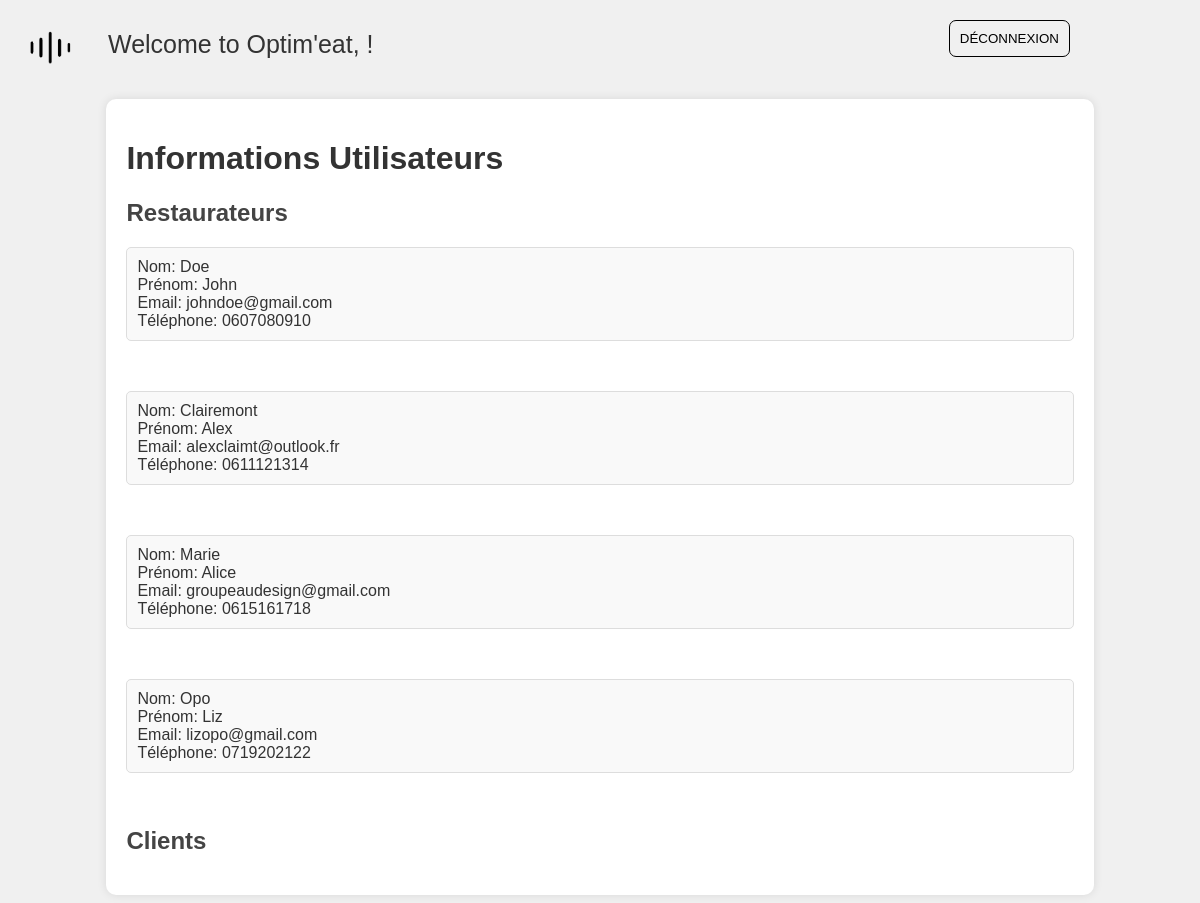
Page /Administrateur.php on the committed database.
### tables this page shows
CREATE TABLE `restaurateur` (
  `IDrestaurateur` int(11) UNSIGNED NOT NULL,
  `Nom` varchar(255) NOT NULL,
  `Prénom` varchar(255) NOT NULL,
  `Email` varchar(255) NOT NULL,
  `Téléphone` varchar(10) DEFAULT NULL,
  `Mot_de_passe` varchar(255) NOT NULL
);

### Administrateur.php (the view, shortened to what this page needs)
<!DOCTYPE html>
<html lang="en">
<head>
    <link rel="stylesheet" href="Administrateur.css">
    <link rel="stylesheet" href="https://cdnjs.cloudflare.com/ajax/libs/font-awesome/6.5.1/css/all.min.css" />
</head>
<body>
    <nav id="desktop-nav">
        <div class="logo">
            <img src="./Ressources/AU_DESIGN_LOGO noir.png" height="40%" width="40%">
        </div>
        <div>
            <ul class="logout">
                <a href="deconnexion.php">
                    <button class="btn btn-color-2">Déconnexion</button>
                </a>
            </ul>
        </div>
    </nav>
    <?php
    echo "<div class='welcome_message'>Welcome to Optim'eat, " . $_SESSION['prenom'] . " " . $_SESSION['nom'] . " !</div>";
    include 'Connexion_BDD.php';
    $query = $conn->query('SELECT Nom, Prénom, Email, Téléphone FROM restaurateur');
    $restaurateurs = $query->fetch_all(MYSQLI_ASSOC);
    ?>
    <div class="container">
        <h1>Informations Utilisateurs</h1>
        <div class="category">
            <h2>Restaurateurs</h2>
            <?php foreach ($restaurateurs as $restaurateur): ?>
                <p>Nom: <?= $restaurateur['Nom'] ?>
                <br>Prénom: <?= $restaurateur['Prénom'] ?>
                <br>Email: <?= $restaurateur['Email'] ?>
                <br>Téléphone: <?= $restaurateur['Téléphone'] ?></p>
                <br>
            <?php endforeach; ?>
        </div>
        <div class="category">
            <h2>Clients</h2>
        </div>
    </div>
</body>
</html>

### Administrateur.css (style rules this page uses)
body { font-family: "Poppins", sans-serif; background-color: #f0f0f0; color: #333; }
.welcome_message { font-family: "Poppins", sans-serif; font-size: 25px; margin-left: 100px; margin-top: 30px; }
.logout button { background-color: transparent; border: 1.7px solid black ; border-radius: 7px; color: black; cursor: pointer; padding: 10px; text-align: center; text-transform:uppercase ; transition: background-color 300ms; }
.logout { position: absolute; top: 0; right: 0; margin-right: 130px; margin-top: 40px; margin-top: 20px; }
.logo { position: absolute; top: 0; left: 0; height: 130px; width: 130px; margin-top: 20px; margin-left: 25px; }
.container { width: 80%; margin-left: auto; margin-right: auto; background-color: #fff; padding: 20px; box-shadow: 0px 0px 10px 0px rgba(0,0,0,0.1); border-radius: 10px; margin-top: 40px; }
h1 { color: #333; }
.category { margin-bottom: 20px; }
.category h2 { color: #444; }
.category p { background-color: #f9f9f9; padding: 10px; border: 1px solid #ddd; border-radius: 5px; transition: all 0.3s ease; }

### rows in the picture
restaurateur: Nom "Doe", Prénom "John", Email "johndoe@gmail.com", Téléphone "0607080910"
restaurateur: Nom "Clairemont", Prénom "Alex", Email "alexclaimt@outlook.fr", Téléphone "0611121314"
restaurateur: Nom "Marie", Prénom "Alice", Email "groupeaudesign@gmail.com", Téléphone "0615161718"
restaurateur: Nom "Opo", Prénom "Liz", Email "lizopo@gmail.com", Téléphone "0719202122"
